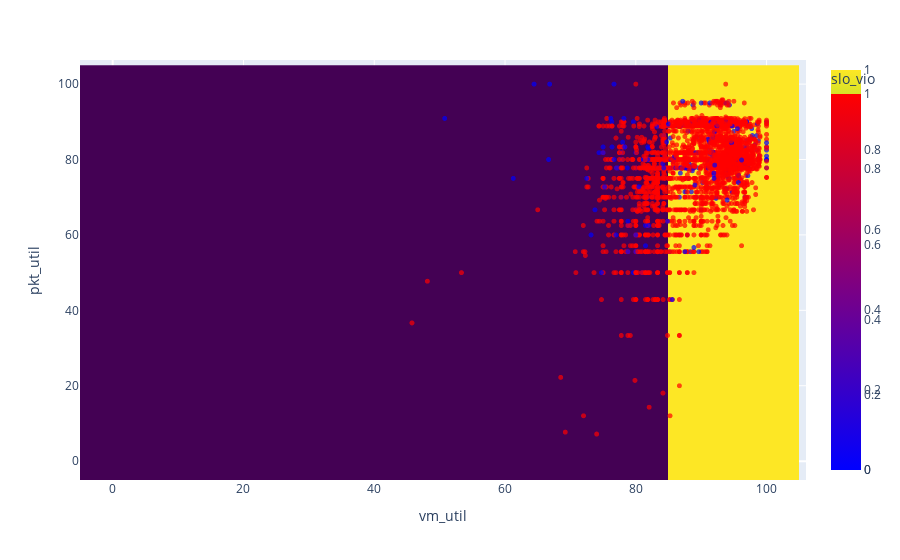

The cell this chart's notebook holds for it:
### Code cell
mesh_size = 10
xrange = np.arange(0,101,mesh_size)
yrange = np.arange(0,101,mesh_size)
xx, yy =np.meshgrid(xrange, yrange)


#run model
pred = pipe.predict(np.c_[xx.ravel(), yy.ravel()])
pred = pred.reshape(xx.shape)
plt.cla()
fig = plt.figure()
fig = px.scatter(df, x='vm_util', y='pkt_util',
            color='slo_vio',opacity=0.7,color_continuous_scale='bluered')
fig.update_traces(marker_size=5)
#fig.add_traces(go.Surface(x=xrange, y=yrange, z=pred, name='pred_surface'))
trace3 = go.Heatmap(x=xx[0], y=yrange, 
                    z=pred,
                    colorscale='Viridis',
                    showscale=True)

fig.add_trace(trace3)
fig.show()

### Figure 1 — Plotly figure (JSON) as saved in the notebook; plotly's stock layout.template omitted (floating-point values rounded to 4 significant figures; data arrays with more than 128 entries replaced by an {"elided": "..."} marker saying what was removed)
{"data": [{"hovertemplate": "vm_util=%{x}<br>pkt_util=%{y}<br>slo_vio=%{marker.color}<extra></extra>", "legendgroup": "", "marker": {"color": {"elided": "3082 int values"}, "coloraxis": "coloraxis", "opacity": 0.7, "size": 5, "symbol": "circle"}, "mode": "markers", "name": "", "showlegend": false, "type": "scattergl", "x": {"elided": "3082 float values"}, "xaxis": "x", "y": {"elided": "3082 float values"}, "yaxis": "y"}, {"colorscale": [[0, "#440154"], [0.1111, "#482878"], [0.2222, "#3e4989"], [0.3333, "#31688e"], [0.4444, "#26828e"], [0.5556, "#1f9e89"], [0.6667, "#35b779"], [0.7778, "#6ece58"], [0.8889, "#b5de2b"], [1, "#fde725"]], "showscale": true, "type": "heatmap", "x": [0, 10, 20, 30, 40, 50, 60, 70, 80, 90, 100], "y": [0, 10, 20, 30, 40, 50, 60, 70, 80, 90, 100], "z": [[0, 0, 0, 0, 0, 0, 0, 0, 0, 1, 1], [0, 0, 0, 0, 0, 0, 0, 0, 0, 1, 1], [0, 0, 0, 0, 0, 0, 0, 0, 0, 1, 1], [0, 0, 0, 0, 0, 0, 0, 0, 0, 1, 1], [0, 0, 0, 0, 0, 0, 0, 0, 0, 1, 1], [0, 0, 0, 0, 0, 0, 0, 0, 0, 1, 1], [0, 0, 0, 0, 0, 0, 0, 0, 0, 1, 1], [0, 0, 0, 0, 0, 0, 0, 0, 0, 1, 1], [0, 0, 0, 0, 0, 0, 0, 0, 0, 1, 1], [0, 0, 0, 0, 0, 0, 0, 0, 0, 1, 1], [0, 0, 0, 0, 0, 0, 0, 0, 0, 1, 1]]}], "layout": {"coloraxis": {"colorbar": {"title": {"text": "slo_vio"}}, "colorscale": [[0, "rgb(0,0,255)"], [1, "rgb(255,0,0)"]]}, "legend": {"tracegroupgap": 0}, "margin": {"t": 60}, "xaxis": {"anchor": "y", "domain": [0, 1], "title": {"text": "vm_util"}}, "yaxis": {"anchor": "x", "domain": [0, 1], "title": {"text": "pkt_util"}}}}
